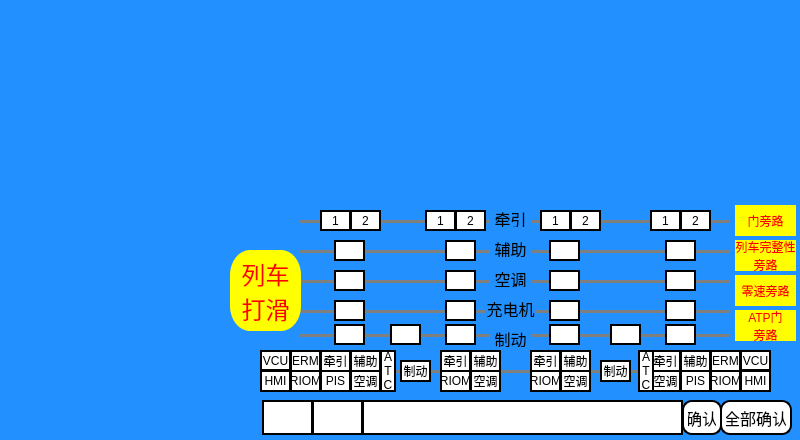
<?xml version="1.0" encoding="UTF-8"?>
<ui version="4.0">
 <class>VehicleRunPage</class>
 <widget class="QWidget" name="VehicleRunPage">
  <property name="geometry">
   <rect>
    <x>0</x>
    <y>0</y>
    <width>800</width>
    <height>440</height>
   </rect>
  </property>
  <property name="windowTitle">
   <string>Form</string>
  </property>
  <property name="styleSheet">
   <string notr="true">background-color: rgb(34, 145, 255);</string>
  </property>
  <widget class="QLabel" name="VehicleRun_background">
   <property name="geometry">
    <rect>
     <x>0</x>
     <y>0</y>
     <width>800</width>
     <height>440</height>
    </rect>
   </property>
   <property name="text">
    <string/>
   </property>
   <property name="alignment">
    <set>Qt::AlignCenter</set>
   </property>
  </widget>
  <widget class="QLabel" name="VRun_label_totalmil">
   <property name="geometry">
    <rect>
     <x>90</x>
     <y>370</y>
     <width>171</width>
     <height>31</height>
    </rect>
   </property>
   <property name="styleSheet">
    <string notr="true">font: 75 15px;
color: rgb(0, 0, 0);
background-color: rgb(51, 153, 255);
background-color: rgba(255, 255, 255, 0);</string>
   </property>
   <property name="text">
    <string/>
   </property>
  </widget>
  <widget class="QLabel" name="VRun_label_todaymil">
   <property name="geometry">
    <rect>
     <x>90</x>
     <y>400</y>
     <width>171</width>
     <height>31</height>
    </rect>
   </property>
   <property name="styleSheet">
    <string notr="true">font: 75 15px;
color: rgb(0, 0, 0);
background-color: rgb(51, 153, 255);
background-color: rgba(255, 255, 255, 0);</string>
   </property>
   <property name="text">
    <string/>
   </property>
  </widget>
  <widget class="QLabel" name="VRun_label_TCUState1">
   <property name="geometry">
    <rect>
     <x>320</x>
     <y>210</y>
     <width>31</width>
     <height>21</height>
    </rect>
   </property>
   <property name="styleSheet">
    <string notr="true">font: 14px, &quot;微软雅黑&quot;;border-color: rgb(0, 0, 0);border:2px solid;background-color:rgb(255,255,255)</string>
   </property>
   <property name="text">
    <string>1</string>
   </property>
   <property name="alignment">
    <set>Qt::AlignCenter</set>
   </property>
  </widget>
  <widget class="QLabel" name="VRun_label_TCUState2">
   <property name="geometry">
    <rect>
     <x>425</x>
     <y>210</y>
     <width>31</width>
     <height>21</height>
    </rect>
   </property>
   <property name="styleSheet">
    <string notr="true">font: 14px, &quot;微软雅黑&quot;;border-color: rgb(0, 0, 0);border:2px solid;background-color:rgb(255,255,255)</string>
   </property>
   <property name="text">
    <string>1</string>
   </property>
   <property name="alignment">
    <set>Qt::AlignCenter</set>
   </property>
  </widget>
  <widget class="QLabel" name="VRun_label_TCUState3">
   <property name="geometry">
    <rect>
     <x>540</x>
     <y>210</y>
     <width>31</width>
     <height>21</height>
    </rect>
   </property>
   <property name="styleSheet">
    <string notr="true">font: 14px, &quot;微软雅黑&quot;;border-color: rgb(0, 0, 0);border:2px solid;background-color:rgb(255,255,255)</string>
   </property>
   <property name="text">
    <string>1</string>
   </property>
   <property name="alignment">
    <set>Qt::AlignCenter</set>
   </property>
  </widget>
  <widget class="QLabel" name="VRun_label_TCUState4">
   <property name="geometry">
    <rect>
     <x>650</x>
     <y>210</y>
     <width>31</width>
     <height>21</height>
    </rect>
   </property>
   <property name="styleSheet">
    <string notr="true">font: 14px, &quot;微软雅黑&quot;;border-color: rgb(0, 0, 0);border:2px solid;background-color:rgb(255,255,255)</string>
   </property>
   <property name="text">
    <string>1</string>
   </property>
   <property name="alignment">
    <set>Qt::AlignCenter</set>
   </property>
  </widget>
  <widget class="QLabel" name="VRun_label_ACUState1">
   <property name="geometry">
    <rect>
     <x>334</x>
     <y>240</y>
     <width>31</width>
     <height>21</height>
    </rect>
   </property>
   <property name="styleSheet">
    <string notr="true">font: 14px, &quot;微软雅黑&quot;;border-color: rgb(0, 0, 0);border:2px solid;background-color:rgb(255,255,255)</string>
   </property>
   <property name="text">
    <string/>
   </property>
   <property name="alignment">
    <set>Qt::AlignCenter</set>
   </property>
  </widget>
  <widget class="QLabel" name="VRun_label_ACUState2">
   <property name="geometry">
    <rect>
     <x>445</x>
     <y>240</y>
     <width>31</width>
     <height>21</height>
    </rect>
   </property>
   <property name="styleSheet">
    <string notr="true">font: 14px, &quot;微软雅黑&quot;;border-color: rgb(0, 0, 0);border:2px solid;background-color:rgb(255,255,255)</string>
   </property>
   <property name="text">
    <string/>
   </property>
   <property name="alignment">
    <set>Qt::AlignCenter</set>
   </property>
  </widget>
  <widget class="QLabel" name="VRun_label_ACUState3">
   <property name="geometry">
    <rect>
     <x>549</x>
     <y>240</y>
     <width>31</width>
     <height>21</height>
    </rect>
   </property>
   <property name="styleSheet">
    <string notr="true">font: 14px, &quot;微软雅黑&quot;;border-color: rgb(0, 0, 0);border:2px solid;background-color:rgb(255,255,255)</string>
   </property>
   <property name="text">
    <string/>
   </property>
   <property name="alignment">
    <set>Qt::AlignCenter</set>
   </property>
  </widget>
  <widget class="QLabel" name="VRun_label_ACUState4">
   <property name="geometry">
    <rect>
     <x>665</x>
     <y>240</y>
     <width>31</width>
     <height>21</height>
    </rect>
   </property>
   <property name="styleSheet">
    <string notr="true">font: 14px, &quot;微软雅黑&quot;;border-color: rgb(0, 0, 0);border:2px solid;background-color:rgb(255,255,255)</string>
   </property>
   <property name="text">
    <string/>
   </property>
   <property name="alignment">
    <set>Qt::AlignCenter</set>
   </property>
  </widget>
  <widget class="QLabel" name="VRun_label_HVACState3">
   <property name="geometry">
    <rect>
     <x>549</x>
     <y>270</y>
     <width>31</width>
     <height>21</height>
    </rect>
   </property>
   <property name="styleSheet">
    <string notr="true">font: 13px, &quot;微软雅黑&quot;;border-color: rgb(0, 0, 0);border:2px solid;background-color:rgb(255,255,255)</string>
   </property>
   <property name="text">
    <string/>
   </property>
   <property name="alignment">
    <set>Qt::AlignCenter</set>
   </property>
  </widget>
  <widget class="QLabel" name="VRun_label_HVACState2">
   <property name="geometry">
    <rect>
     <x>445</x>
     <y>270</y>
     <width>31</width>
     <height>21</height>
    </rect>
   </property>
   <property name="styleSheet">
    <string notr="true">font: 13px, &quot;微软雅黑&quot;;border-color: rgb(0, 0, 0);border:2px solid;background-color:rgb(255,255,255)</string>
   </property>
   <property name="text">
    <string/>
   </property>
   <property name="alignment">
    <set>Qt::AlignCenter</set>
   </property>
  </widget>
  <widget class="QLabel" name="VRun_label_HVACState1">
   <property name="geometry">
    <rect>
     <x>334</x>
     <y>270</y>
     <width>31</width>
     <height>21</height>
    </rect>
   </property>
   <property name="styleSheet">
    <string notr="true">font: 13px, &quot;微软雅黑&quot;;border-color: rgb(0, 0, 0);border:2px solid;background-color:rgb(255,255,255)</string>
   </property>
   <property name="text">
    <string/>
   </property>
   <property name="alignment">
    <set>Qt::AlignCenter</set>
   </property>
  </widget>
  <widget class="QLabel" name="VRun_label_HVACState4">
   <property name="geometry">
    <rect>
     <x>665</x>
     <y>270</y>
     <width>31</width>
     <height>21</height>
    </rect>
   </property>
   <property name="styleSheet">
    <string notr="true">font: 13px, &quot;微软雅黑&quot;;border-color: rgb(0, 0, 0);border:2px solid;background-color:rgb(255,255,255)</string>
   </property>
   <property name="text">
    <string/>
   </property>
   <property name="alignment">
    <set>Qt::AlignCenter</set>
   </property>
  </widget>
  <widget class="QLabel" name="VRun_label_BCUState2">
   <property name="geometry">
    <rect>
     <x>390</x>
     <y>324</y>
     <width>31</width>
     <height>21</height>
    </rect>
   </property>
   <property name="styleSheet">
    <string notr="true">font: 14px, &quot;微软雅黑&quot;;border-color: rgb(0, 0, 0);border:2px solid;background-color:rgb(255,255,255)</string>
   </property>
   <property name="text">
    <string/>
   </property>
   <property name="alignment">
    <set>Qt::AlignCenter</set>
   </property>
  </widget>
  <widget class="QLabel" name="VRun_label_BCUState5">
   <property name="geometry">
    <rect>
     <x>610</x>
     <y>324</y>
     <width>31</width>
     <height>21</height>
    </rect>
   </property>
   <property name="styleSheet">
    <string notr="true">font: 14px, &quot;微软雅黑&quot;;border-color: rgb(0, 0, 0);border:2px solid;background-color:rgb(255,255,255)</string>
   </property>
   <property name="text">
    <string/>
   </property>
   <property name="alignment">
    <set>Qt::AlignCenter</set>
   </property>
  </widget>
  <widget class="QLabel" name="label">
   <property name="geometry">
    <rect>
     <x>300</x>
     <y>220</y>
     <width>430</width>
     <height>3</height>
    </rect>
   </property>
   <property name="styleSheet">
    <string notr="true">background-color: rgb(127, 127, 127);</string>
   </property>
   <property name="text">
    <string/>
   </property>
  </widget>
  <widget class="QLabel" name="label_2">
   <property name="geometry">
    <rect>
     <x>300</x>
     <y>250</y>
     <width>430</width>
     <height>3</height>
    </rect>
   </property>
   <property name="styleSheet">
    <string notr="true">background-color: rgb(127, 127, 127);</string>
   </property>
   <property name="text">
    <string/>
   </property>
  </widget>
  <widget class="QLabel" name="label_4">
   <property name="geometry">
    <rect>
     <x>300</x>
     <y>280</y>
     <width>430</width>
     <height>3</height>
    </rect>
   </property>
   <property name="styleSheet">
    <string notr="true">background-color: rgb(127, 127, 127);</string>
   </property>
   <property name="text">
    <string/>
   </property>
  </widget>
  <widget class="QLabel" name="label_5">
   <property name="geometry">
    <rect>
     <x>300</x>
     <y>334</y>
     <width>430</width>
     <height>3</height>
    </rect>
   </property>
   <property name="styleSheet">
    <string notr="true">background-color: rgb(127, 127, 127);</string>
   </property>
   <property name="text">
    <string/>
   </property>
  </widget>
  <widget class="QLabel" name="label_6">
   <property name="geometry">
    <rect>
     <x>300</x>
     <y>370</y>
     <width>430</width>
     <height>3</height>
    </rect>
   </property>
   <property name="styleSheet">
    <string notr="true">background-color: rgb(127, 127, 127);</string>
   </property>
   <property name="text">
    <string/>
   </property>
  </widget>
  <widget class="QLabel" name="VRun_label_MC1ERM">
   <property name="geometry">
    <rect>
     <x>290</x>
     <y>350</y>
     <width>31</width>
     <height>22</height>
    </rect>
   </property>
   <property name="styleSheet">
    <string notr="true">font: 12px, &quot;微软雅黑&quot;;border-color: rgb(0, 0, 0);border:2px solid;background-color:rgb(255,255,255)</string>
   </property>
   <property name="text">
    <string>ERM</string>
   </property>
   <property name="alignment">
    <set>Qt::AlignCenter</set>
   </property>
  </widget>
  <widget class="QLabel" name="VRun_label_MC1S3">
   <property name="geometry">
    <rect>
     <x>290</x>
     <y>370</y>
     <width>31</width>
     <height>22</height>
    </rect>
   </property>
   <property name="styleSheet">
    <string notr="true">font:8px, &quot;微软雅黑&quot;;border-color: rgb(0, 0, 0);border:2px solid;background-color:rgb(255,255,255)</string>
   </property>
   <property name="text">
    <string>RIOM</string>
   </property>
   <property name="alignment">
    <set>Qt::AlignCenter</set>
   </property>
  </widget>
  <widget class="QLabel" name="VRun_label_MC1S4">
   <property name="geometry">
    <rect>
     <x>350</x>
     <y>370</y>
     <width>31</width>
     <height>22</height>
    </rect>
   </property>
   <property name="styleSheet">
    <string notr="true">font: 12px, &quot;微软雅黑&quot;;border-color: rgb(0, 0, 0);border:2px solid;background-color:rgb(255,255,255)</string>
   </property>
   <property name="text">
    <string>空调</string>
   </property>
   <property name="alignment">
    <set>Qt::AlignCenter</set>
   </property>
  </widget>
  <widget class="QLabel" name="VRun_label_MC1HMI">
   <property name="geometry">
    <rect>
     <x>260</x>
     <y>370</y>
     <width>31</width>
     <height>22</height>
    </rect>
   </property>
   <property name="styleSheet">
    <string notr="true">font: 12px, &quot;微软雅黑&quot;;border-color: rgb(0, 0, 0);border:2px solid;background-color:rgb(255,255,255)</string>
   </property>
   <property name="text">
    <string>HMI</string>
   </property>
   <property name="alignment">
    <set>Qt::AlignCenter</set>
   </property>
  </widget>
  <widget class="QLabel" name="VRun_label_M1S2">
   <property name="geometry">
    <rect>
     <x>470</x>
     <y>350</y>
     <width>31</width>
     <height>22</height>
    </rect>
   </property>
   <property name="styleSheet">
    <string notr="true">font: 12px, &quot;微软雅黑&quot;;border-color: rgb(0, 0, 0);border:2px solid;background-color:rgb(255,255,255)</string>
   </property>
   <property name="text">
    <string>辅助</string>
   </property>
   <property name="alignment">
    <set>Qt::AlignCenter</set>
   </property>
  </widget>
  <widget class="QLabel" name="VRun_label_M1S4">
   <property name="geometry">
    <rect>
     <x>470</x>
     <y>370</y>
     <width>31</width>
     <height>22</height>
    </rect>
   </property>
   <property name="styleSheet">
    <string notr="true">font: 12px, &quot;微软雅黑&quot;;border-color: rgb(0, 0, 0);border:2px solid;background-color:rgb(255,255,255)</string>
   </property>
   <property name="text">
    <string>空调</string>
   </property>
   <property name="alignment">
    <set>Qt::AlignCenter</set>
   </property>
  </widget>
  <widget class="QLabel" name="VRun_label_M1S3">
   <property name="geometry">
    <rect>
     <x>440</x>
     <y>370</y>
     <width>31</width>
     <height>22</height>
    </rect>
   </property>
   <property name="styleSheet">
    <string notr="true">font: 8px, &quot;微软雅黑&quot;;border-color: rgb(0, 0, 0);border:2px solid;background-color:rgb(255,255,255)</string>
   </property>
   <property name="text">
    <string>RIOM</string>
   </property>
   <property name="alignment">
    <set>Qt::AlignCenter</set>
   </property>
  </widget>
  <widget class="QLabel" name="VRun_label_M1S1">
   <property name="geometry">
    <rect>
     <x>440</x>
     <y>350</y>
     <width>31</width>
     <height>22</height>
    </rect>
   </property>
   <property name="styleSheet">
    <string notr="true">font: 12px, &quot;微软雅黑&quot;;border-color: rgb(0, 0, 0);border:2px solid;background-color:rgb(255,255,255)</string>
   </property>
   <property name="text">
    <string>牵引</string>
   </property>
   <property name="alignment">
    <set>Qt::AlignCenter</set>
   </property>
  </widget>
  <widget class="QLabel" name="VRun_label_M2S2">
   <property name="geometry">
    <rect>
     <x>560</x>
     <y>350</y>
     <width>31</width>
     <height>22</height>
    </rect>
   </property>
   <property name="styleSheet">
    <string notr="true">font: 12px, &quot;微软雅黑&quot;;border-color: rgb(0, 0, 0);border:2px solid;background-color:rgb(255,255,255)</string>
   </property>
   <property name="text">
    <string>辅助</string>
   </property>
   <property name="alignment">
    <set>Qt::AlignCenter</set>
   </property>
  </widget>
  <widget class="QLabel" name="VRun_label_M2S4">
   <property name="geometry">
    <rect>
     <x>560</x>
     <y>370</y>
     <width>31</width>
     <height>22</height>
    </rect>
   </property>
   <property name="styleSheet">
    <string notr="true">font: 12px, &quot;微软雅黑&quot;;border-color: rgb(0, 0, 0);border:2px solid;background-color:rgb(255,255,255)</string>
   </property>
   <property name="text">
    <string>空调</string>
   </property>
   <property name="alignment">
    <set>Qt::AlignCenter</set>
   </property>
  </widget>
  <widget class="QLabel" name="VRun_label_M2S3">
   <property name="geometry">
    <rect>
     <x>530</x>
     <y>370</y>
     <width>31</width>
     <height>22</height>
    </rect>
   </property>
   <property name="styleSheet">
    <string notr="true">font: 8px, &quot;微软雅黑&quot;;border-color: rgb(0, 0, 0);border:2px solid;background-color:rgb(255,255,255)</string>
   </property>
   <property name="text">
    <string>RIOM</string>
   </property>
   <property name="alignment">
    <set>Qt::AlignCenter</set>
   </property>
  </widget>
  <widget class="QLabel" name="VRun_label_M2S1">
   <property name="geometry">
    <rect>
     <x>530</x>
     <y>350</y>
     <width>31</width>
     <height>22</height>
    </rect>
   </property>
   <property name="styleSheet">
    <string notr="true">font: 12px, &quot;微软雅黑&quot;;border-color: rgb(0, 0, 0);border:2px solid;background-color:rgb(255,255,255)</string>
   </property>
   <property name="text">
    <string>牵引</string>
   </property>
   <property name="alignment">
    <set>Qt::AlignCenter</set>
   </property>
  </widget>
  <widget class="QLabel" name="VRun_label_MC2HMI">
   <property name="geometry">
    <rect>
     <x>740</x>
     <y>370</y>
     <width>31</width>
     <height>22</height>
    </rect>
   </property>
   <property name="styleSheet">
    <string notr="true">font: 12px, &quot;微软雅黑&quot;;border-color: rgb(0, 0, 0);border:2px solid;background-color:rgb(255,255,255)</string>
   </property>
   <property name="text">
    <string>HMI</string>
   </property>
   <property name="alignment">
    <set>Qt::AlignCenter</set>
   </property>
  </widget>
  <widget class="QLabel" name="VRun_label_MC2S4">
   <property name="geometry">
    <rect>
     <x>650</x>
     <y>370</y>
     <width>31</width>
     <height>22</height>
    </rect>
   </property>
   <property name="styleSheet">
    <string notr="true">font: 12px, &quot;微软雅黑&quot;;border-color: rgb(0, 0, 0);border:2px solid;background-color:rgb(255,255,255)</string>
   </property>
   <property name="text">
    <string>空调</string>
   </property>
   <property name="alignment">
    <set>Qt::AlignCenter</set>
   </property>
  </widget>
  <widget class="QLabel" name="VRun_label_MC2S3">
   <property name="geometry">
    <rect>
     <x>710</x>
     <y>370</y>
     <width>31</width>
     <height>22</height>
    </rect>
   </property>
   <property name="styleSheet">
    <string notr="true">font: 8px, &quot;微软雅黑&quot;;border-color: rgb(0, 0, 0);border:2px solid;background-color:rgb(255,255,255)</string>
   </property>
   <property name="text">
    <string>RIOM</string>
   </property>
   <property name="alignment">
    <set>Qt::AlignCenter</set>
   </property>
  </widget>
  <widget class="QLabel" name="VRun_label_MC2ERM">
   <property name="geometry">
    <rect>
     <x>710</x>
     <y>350</y>
     <width>31</width>
     <height>22</height>
    </rect>
   </property>
   <property name="styleSheet">
    <string notr="true">font: 12px, &quot;微软雅黑&quot;;border-color: rgb(0, 0, 0);border:2px solid;background-color:rgb(255,255,255)</string>
   </property>
   <property name="text">
    <string>ERM</string>
   </property>
   <property name="alignment">
    <set>Qt::AlignCenter</set>
   </property>
  </widget>
  <widget class="QLabel" name="VRun_label_MC1VCU">
   <property name="geometry">
    <rect>
     <x>260</x>
     <y>350</y>
     <width>31</width>
     <height>21</height>
    </rect>
   </property>
   <property name="styleSheet">
    <string notr="true">font: 12px, &quot;微软雅黑&quot;;border-color: rgb(0, 0, 0);border:2px solid;background-color:rgb(255,255,255)</string>
   </property>
   <property name="text">
    <string>VCU</string>
   </property>
   <property name="alignment">
    <set>Qt::AlignCenter</set>
   </property>
  </widget>
  <widget class="QLabel" name="VRun_label_MC2VCU">
   <property name="geometry">
    <rect>
     <x>740</x>
     <y>350</y>
     <width>31</width>
     <height>21</height>
    </rect>
   </property>
   <property name="styleSheet">
    <string notr="true">font: 12px, &quot;微软雅黑&quot;;border-color: rgb(0, 0, 0);border:2px solid;background-color:rgb(255,255,255)</string>
   </property>
   <property name="text">
    <string>VCU</string>
   </property>
   <property name="alignment">
    <set>Qt::AlignCenter</set>
   </property>
  </widget>
  <widget class="QLabel" name="VehicleRun_forward">
   <property name="geometry">
    <rect>
     <x>300</x>
     <y>180</y>
     <width>71</width>
     <height>21</height>
    </rect>
   </property>
   <property name="styleSheet">
    <string notr="true">border-image: url(:/new/prefix1/images/Arrow_Left.PNG);</string>
   </property>
   <property name="text">
    <string/>
   </property>
  </widget>
  <widget class="QLabel" name="VehicleRun_backward">
   <property name="geometry">
    <rect>
     <x>650</x>
     <y>180</y>
     <width>71</width>
     <height>21</height>
    </rect>
   </property>
   <property name="styleSheet">
    <string notr="true">border-image: url(:/new/prefix1/images/Arrow_Right.PNG);</string>
   </property>
   <property name="text">
    <string/>
   </property>
  </widget>
  <widget class="QLabel" name="VRun_label_RECState2">
   <property name="geometry">
    <rect>
     <x>445</x>
     <y>300</y>
     <width>31</width>
     <height>21</height>
    </rect>
   </property>
   <property name="styleSheet">
    <string notr="true">font: 13px, &quot;微软雅黑&quot;;border-color: rgb(0, 0, 0);border:2px solid;background-color:rgb(255,255,255)</string>
   </property>
   <property name="text">
    <string/>
   </property>
   <property name="alignment">
    <set>Qt::AlignCenter</set>
   </property>
  </widget>
  <widget class="QLabel" name="VRun_label_RECState3">
   <property name="geometry">
    <rect>
     <x>549</x>
     <y>300</y>
     <width>31</width>
     <height>21</height>
    </rect>
   </property>
   <property name="styleSheet">
    <string notr="true">font: 13px, &quot;微软雅黑&quot;;border-color: rgb(0, 0, 0);border:2px solid;background-color:rgb(255,255,255)</string>
   </property>
   <property name="text">
    <string/>
   </property>
   <property name="alignment">
    <set>Qt::AlignCenter</set>
   </property>
  </widget>
  <widget class="QLabel" name="VRun_label_RECState4">
   <property name="geometry">
    <rect>
     <x>665</x>
     <y>300</y>
     <width>31</width>
     <height>21</height>
    </rect>
   </property>
   <property name="styleSheet">
    <string notr="true">font: 13px, &quot;微软雅黑&quot;;border-color: rgb(0, 0, 0);border:2px solid;background-color:rgb(255,255,255)</string>
   </property>
   <property name="text">
    <string/>
   </property>
   <property name="alignment">
    <set>Qt::AlignCenter</set>
   </property>
  </widget>
  <widget class="QLabel" name="VRun_label_RECState1">
   <property name="geometry">
    <rect>
     <x>334</x>
     <y>300</y>
     <width>31</width>
     <height>21</height>
    </rect>
   </property>
   <property name="styleSheet">
    <string notr="true">font: 13px, &quot;微软雅黑&quot;;border-color: rgb(0, 0, 0);border:2px solid;background-color:rgb(255,255,255)</string>
   </property>
   <property name="text">
    <string/>
   </property>
   <property name="alignment">
    <set>Qt::AlignCenter</set>
   </property>
  </widget>
  <widget class="QLabel" name="label_7">
   <property name="geometry">
    <rect>
     <x>300</x>
     <y>310</y>
     <width>430</width>
     <height>3</height>
    </rect>
   </property>
   <property name="styleSheet">
    <string notr="true">background-color: rgb(127, 127, 127);</string>
   </property>
   <property name="text">
    <string/>
   </property>
  </widget>
  <widget class="QLabel" name="label_8">
   <property name="geometry">
    <rect>
     <x>490</x>
     <y>210</y>
     <width>41</width>
     <height>17</height>
    </rect>
   </property>
   <property name="styleSheet">
    <string notr="true">font:  16px;</string>
   </property>
   <property name="text">
    <string>牵引</string>
   </property>
   <property name="alignment">
    <set>Qt::AlignCenter</set>
   </property>
  </widget>
  <widget class="QLabel" name="label_9">
   <property name="geometry">
    <rect>
     <x>490</x>
     <y>240</y>
     <width>41</width>
     <height>17</height>
    </rect>
   </property>
   <property name="styleSheet">
    <string notr="true">font:  16px;</string>
   </property>
   <property name="text">
    <string>辅助</string>
   </property>
   <property name="alignment">
    <set>Qt::AlignCenter</set>
   </property>
  </widget>
  <widget class="QLabel" name="label_10">
   <property name="geometry">
    <rect>
     <x>490</x>
     <y>270</y>
     <width>41</width>
     <height>17</height>
    </rect>
   </property>
   <property name="styleSheet">
    <string notr="true">font:  16px;</string>
   </property>
   <property name="text">
    <string>空调</string>
   </property>
   <property name="alignment">
    <set>Qt::AlignCenter</set>
   </property>
  </widget>
  <widget class="QLabel" name="label_11">
   <property name="geometry">
    <rect>
     <x>485</x>
     <y>300</y>
     <width>51</width>
     <height>17</height>
    </rect>
   </property>
   <property name="styleSheet">
    <string notr="true">font:  16px;</string>
   </property>
   <property name="text">
    <string>充电机</string>
   </property>
   <property name="alignment">
    <set>Qt::AlignCenter</set>
   </property>
  </widget>
  <widget class="QLabel" name="label_12">
   <property name="geometry">
    <rect>
     <x>490</x>
     <y>330</y>
     <width>41</width>
     <height>17</height>
    </rect>
   </property>
   <property name="styleSheet">
    <string notr="true">font:  16px;</string>
   </property>
   <property name="text">
    <string>制动</string>
   </property>
   <property name="alignment">
    <set>Qt::AlignCenter</set>
   </property>
  </widget>
  <widget class="QLabel" name="VRun_label_MC1S1">
   <property name="geometry">
    <rect>
     <x>320</x>
     <y>350</y>
     <width>31</width>
     <height>22</height>
    </rect>
   </property>
   <property name="styleSheet">
    <string notr="true">font:12px, &quot;微软雅黑&quot;;border-color: rgb(0, 0, 0);border:2px solid;background-color:rgb(255,255,255)</string>
   </property>
   <property name="text">
    <string>牵引</string>
   </property>
   <property name="alignment">
    <set>Qt::AlignCenter</set>
   </property>
  </widget>
  <widget class="QLabel" name="VRun_label_MC1S2">
   <property name="geometry">
    <rect>
     <x>350</x>
     <y>350</y>
     <width>31</width>
     <height>22</height>
    </rect>
   </property>
   <property name="styleSheet">
    <string notr="true">font: 12px, &quot;微软雅黑&quot;;border-color: rgb(0, 0, 0);border:2px solid;background-color:rgb(255,255,255)</string>
   </property>
   <property name="text">
    <string>辅助</string>
   </property>
   <property name="alignment">
    <set>Qt::AlignCenter</set>
   </property>
  </widget>
  <widget class="QLabel" name="VRun_label_MC2S2">
   <property name="geometry">
    <rect>
     <x>680</x>
     <y>350</y>
     <width>31</width>
     <height>22</height>
    </rect>
   </property>
   <property name="styleSheet">
    <string notr="true">font: 12px, &quot;微软雅黑&quot;;border-color: rgb(0, 0, 0);border:2px solid;background-color:rgb(255,255,255)</string>
   </property>
   <property name="text">
    <string>辅助</string>
   </property>
   <property name="alignment">
    <set>Qt::AlignCenter</set>
   </property>
  </widget>
  <widget class="QLabel" name="VRun_label_MC2S1">
   <property name="geometry">
    <rect>
     <x>650</x>
     <y>350</y>
     <width>31</width>
     <height>22</height>
    </rect>
   </property>
   <property name="styleSheet">
    <string notr="true">font:12px, &quot;微软雅黑&quot;;border-color: rgb(0, 0, 0);border:2px solid;background-color:rgb(255,255,255)</string>
   </property>
   <property name="text">
    <string>牵引</string>
   </property>
   <property name="alignment">
    <set>Qt::AlignCenter</set>
   </property>
  </widget>
  <widget class="QLabel" name="VRun_label_TP1S1">
   <property name="geometry">
    <rect>
     <x>400</x>
     <y>360</y>
     <width>31</width>
     <height>22</height>
    </rect>
   </property>
   <property name="styleSheet">
    <string notr="true">font: 12px, &quot;微软雅黑&quot;;border-color: rgb(0, 0, 0);border:2px solid;background-color:rgb(255,255,255)</string>
   </property>
   <property name="text">
    <string>制动</string>
   </property>
   <property name="alignment">
    <set>Qt::AlignCenter</set>
   </property>
  </widget>
  <widget class="QLabel" name="VRun_label_TP2S1">
   <property name="geometry">
    <rect>
     <x>600</x>
     <y>360</y>
     <width>31</width>
     <height>22</height>
    </rect>
   </property>
   <property name="styleSheet">
    <string notr="true">font: 12px, &quot;微软雅黑&quot;;border-color: rgb(0, 0, 0);border:2px solid;background-color:rgb(255,255,255)</string>
   </property>
   <property name="text">
    <string>制动</string>
   </property>
   <property name="alignment">
    <set>Qt::AlignCenter</set>
   </property>
  </widget>
  <widget class="QLabel" name="VRun_label_TCUState1_2">
   <property name="geometry">
    <rect>
     <x>350</x>
     <y>210</y>
     <width>31</width>
     <height>21</height>
    </rect>
   </property>
   <property name="styleSheet">
    <string notr="true">font: 14px, &quot;微软雅黑&quot;;border-color: rgb(0, 0, 0);border:2px solid;background-color:rgb(255,255,255)</string>
   </property>
   <property name="text">
    <string>2</string>
   </property>
   <property name="alignment">
    <set>Qt::AlignCenter</set>
   </property>
  </widget>
  <widget class="QLabel" name="VRun_label_TCUState2_2">
   <property name="geometry">
    <rect>
     <x>455</x>
     <y>210</y>
     <width>31</width>
     <height>21</height>
    </rect>
   </property>
   <property name="styleSheet">
    <string notr="true">font: 14px, &quot;微软雅黑&quot;;border-color: rgb(0, 0, 0);border:2px solid;background-color:rgb(255,255,255)</string>
   </property>
   <property name="text">
    <string>2</string>
   </property>
   <property name="alignment">
    <set>Qt::AlignCenter</set>
   </property>
  </widget>
  <widget class="QLabel" name="VRun_label_TCUState3_2">
   <property name="geometry">
    <rect>
     <x>570</x>
     <y>210</y>
     <width>31</width>
     <height>21</height>
    </rect>
   </property>
   <property name="styleSheet">
    <string notr="true">font: 14px, &quot;微软雅黑&quot;;border-color: rgb(0, 0, 0);border:2px solid;background-color:rgb(255,255,255)</string>
   </property>
   <property name="text">
    <string>2</string>
   </property>
   <property name="alignment">
    <set>Qt::AlignCenter</set>
   </property>
  </widget>
  <widget class="QLabel" name="VRun_label_TCUState4_2">
   <property name="geometry">
    <rect>
     <x>680</x>
     <y>210</y>
     <width>31</width>
     <height>21</height>
    </rect>
   </property>
   <property name="styleSheet">
    <string notr="true">font: 14px, &quot;微软雅黑&quot;;border-color: rgb(0, 0, 0);border:2px solid;background-color:rgb(255,255,255)</string>
   </property>
   <property name="text">
    <string>2</string>
   </property>
   <property name="alignment">
    <set>Qt::AlignCenter</set>
   </property>
  </widget>
  <widget class="QLabel" name="VRun_label_MC1PIS">
   <property name="geometry">
    <rect>
     <x>320</x>
     <y>370</y>
     <width>31</width>
     <height>22</height>
    </rect>
   </property>
   <property name="styleSheet">
    <string notr="true">font:12px, &quot;微软雅黑&quot;;border-color: rgb(0, 0, 0);border:2px solid;background-color:rgb(255,255,255)</string>
   </property>
   <property name="text">
    <string>PIS</string>
   </property>
   <property name="alignment">
    <set>Qt::AlignCenter</set>
   </property>
  </widget>
  <widget class="QLabel" name="VRun_label_MC2PIS">
   <property name="geometry">
    <rect>
     <x>680</x>
     <y>370</y>
     <width>31</width>
     <height>22</height>
    </rect>
   </property>
   <property name="styleSheet">
    <string notr="true">font:12px, &quot;微软雅黑&quot;;border-color: rgb(0, 0, 0);border:2px solid;background-color:rgb(255,255,255)</string>
   </property>
   <property name="text">
    <string>PIS</string>
   </property>
   <property name="alignment">
    <set>Qt::AlignCenter</set>
   </property>
  </widget>
  <widget class="QLabel" name="VRun_label_BCUState1">
   <property name="geometry">
    <rect>
     <x>334</x>
     <y>324</y>
     <width>31</width>
     <height>21</height>
    </rect>
   </property>
   <property name="styleSheet">
    <string notr="true">font: 14px, &quot;微软雅黑&quot;;border-color: rgb(0, 0, 0);border:2px solid;background-color:rgb(255,255,255)</string>
   </property>
   <property name="text">
    <string/>
   </property>
   <property name="alignment">
    <set>Qt::AlignCenter</set>
   </property>
  </widget>
  <widget class="QLabel" name="VRun_label_BCUState3">
   <property name="geometry">
    <rect>
     <x>445</x>
     <y>324</y>
     <width>31</width>
     <height>21</height>
    </rect>
   </property>
   <property name="styleSheet">
    <string notr="true">font: 14px, &quot;微软雅黑&quot;;border-color: rgb(0, 0, 0);border:2px solid;background-color:rgb(255,255,255)</string>
   </property>
   <property name="text">
    <string/>
   </property>
   <property name="alignment">
    <set>Qt::AlignCenter</set>
   </property>
  </widget>
  <widget class="QLabel" name="VRun_label_BCUState4">
   <property name="geometry">
    <rect>
     <x>549</x>
     <y>324</y>
     <width>31</width>
     <height>21</height>
    </rect>
   </property>
   <property name="styleSheet">
    <string notr="true">font: 14px, &quot;微软雅黑&quot;;border-color: rgb(0, 0, 0);border:2px solid;background-color:rgb(255,255,255)</string>
   </property>
   <property name="text">
    <string/>
   </property>
   <property name="alignment">
    <set>Qt::AlignCenter</set>
   </property>
  </widget>
  <widget class="QLabel" name="VRun_label_BCUState6">
   <property name="geometry">
    <rect>
     <x>665</x>
     <y>324</y>
     <width>31</width>
     <height>21</height>
    </rect>
   </property>
   <property name="styleSheet">
    <string notr="true">font: 14px, &quot;微软雅黑&quot;;border-color: rgb(0, 0, 0);border:2px solid;background-color:rgb(255,255,255)</string>
   </property>
   <property name="text">
    <string/>
   </property>
   <property name="alignment">
    <set>Qt::AlignCenter</set>
   </property>
  </widget>
  <widget class="QLabel" name="VRun_label_faultpos">
   <property name="geometry">
    <rect>
     <x>262</x>
     <y>400</y>
     <width>51</width>
     <height>35</height>
    </rect>
   </property>
   <property name="styleSheet">
    <string notr="true">font: 75 14px;
color: rgb(0, 0, 0);
background-color:white;
border:2px solid black
</string>
   </property>
   <property name="text">
    <string/>
   </property>
  </widget>
  <widget class="QLabel" name="VRun_label_faultdevice">
   <property name="geometry">
    <rect>
     <x>312</x>
     <y>400</y>
     <width>51</width>
     <height>35</height>
    </rect>
   </property>
   <property name="styleSheet">
    <string notr="true">font: 75 14px;
color: rgb(0, 0, 0);
background-color:white;
border:2px solid black
</string>
   </property>
   <property name="text">
    <string/>
   </property>
  </widget>
  <widget class="QLabel" name="VRun_label_faultname">
   <property name="geometry">
    <rect>
     <x>362</x>
     <y>400</y>
     <width>321</width>
     <height>35</height>
    </rect>
   </property>
   <property name="styleSheet">
    <string notr="true">font: 75 14px;
color: rgb(0, 0, 0);
background-color:white;
border:2px solid black
</string>
   </property>
   <property name="text">
    <string/>
   </property>
  </widget>
  <widget class="QPushButton" name="VRun_btn_confirm">
   <property name="geometry">
    <rect>
     <x>682</x>
     <y>400</y>
     <width>40</width>
     <height>35</height>
    </rect>
   </property>
   <property name="focusPolicy">
    <enum>Qt::NoFocus</enum>
   </property>
   <property name="styleSheet">
    <string notr="true">font: 75  16px ;
color: rgb(0, 0, 0);
background-color:white;
border:2px solid black;
border-radius:10px;
padding:2px 4px;</string>
   </property>
   <property name="text">
    <string>确认</string>
   </property>
  </widget>
  <widget class="QPushButton" name="VRun_btn_confirmall">
   <property name="geometry">
    <rect>
     <x>720</x>
     <y>400</y>
     <width>72</width>
     <height>35</height>
    </rect>
   </property>
   <property name="focusPolicy">
    <enum>Qt::NoFocus</enum>
   </property>
   <property name="styleSheet">
    <string notr="true">font: 75  16px ;
color: rgb(0, 0, 0);
background-color: white;
border:2px solid black;
border-radius:10px;
padding:2px 4px;</string>
   </property>
   <property name="text">
    <string>全部确认</string>
   </property>
  </widget>
  <widget class="QLabel" name="VRun_label_flip">
   <property name="geometry">
    <rect>
     <x>230</x>
     <y>250</y>
     <width>71</width>
     <height>81</height>
    </rect>
   </property>
   <property name="styleSheet">
    <string notr="true">font: 75 24px;
color: rgb(255, 0, 0);
background-color:yellow;
border-radius:20px solid black
</string>
   </property>
   <property name="text">
    <string>列车
打滑</string>
   </property>
   <property name="alignment">
    <set>Qt::AlignCenter</set>
   </property>
  </widget>
  <widget class="QLabel" name="VRun_label_ATC1">
   <property name="geometry">
    <rect>
     <x>380</x>
     <y>350</y>
     <width>16</width>
     <height>42</height>
    </rect>
   </property>
   <property name="styleSheet">
    <string notr="true">font: 10px, &quot;微软雅黑&quot;;border-color: rgb(0, 0, 0);border:2px solid;background-color:rgb(255,255,255)</string>
   </property>
   <property name="text">
    <string>A
T
C</string>
   </property>
   <property name="alignment">
    <set>Qt::AlignCenter</set>
   </property>
  </widget>
  <widget class="QLabel" name="VRun_label_ATC2">
   <property name="geometry">
    <rect>
     <x>638</x>
     <y>350</y>
     <width>16</width>
     <height>42</height>
    </rect>
   </property>
   <property name="styleSheet">
    <string notr="true">font: 10px, &quot;微软雅黑&quot;;border-color: rgb(0, 0, 0);border:2px solid;background-color:rgb(255,255,255)</string>
   </property>
   <property name="text">
    <string>A
T
C</string>
   </property>
   <property name="alignment">
    <set>Qt::AlignCenter</set>
   </property>
  </widget>
  <widget class="QLabel" name="VRun_label_bypassALL">
   <property name="geometry">
    <rect>
     <x>735</x>
     <y>240</y>
     <width>61</width>
     <height>31</height>
    </rect>
   </property>
   <property name="styleSheet">
    <string notr="true">font: 12px, &quot;微软雅黑&quot;;
color: rgb(255, 0, 0);
background-color:yellow;
border-radius:10px solid black</string>
   </property>
   <property name="text">
    <string>列车完整性
旁路</string>
   </property>
   <property name="alignment">
    <set>Qt::AlignCenter</set>
   </property>
  </widget>
  <widget class="QLabel" name="VRun_label_bypass0speed">
   <property name="geometry">
    <rect>
     <x>735</x>
     <y>275</y>
     <width>61</width>
     <height>31</height>
    </rect>
   </property>
   <property name="styleSheet">
    <string notr="true">font: 12px, &quot;微软雅黑&quot;;
color: rgb(255, 0, 0);
background-color:yellow;
border-radius:10px solid black</string>
   </property>
   <property name="text">
    <string>零速旁路</string>
   </property>
   <property name="alignment">
    <set>Qt::AlignCenter</set>
   </property>
  </widget>
  <widget class="QLabel" name="VRun_label_bypassATCEDCU">
   <property name="geometry">
    <rect>
     <x>735</x>
     <y>310</y>
     <width>61</width>
     <height>31</height>
    </rect>
   </property>
   <property name="styleSheet">
    <string notr="true">font: 12px, &quot;微软雅黑&quot;;
color: rgb(255, 0, 0);
background-color:yellow;
border-radius:10px solid black</string>
   </property>
   <property name="text">
    <string>ATP门
旁路</string>
   </property>
   <property name="alignment">
    <set>Qt::AlignCenter</set>
   </property>
  </widget>
  <widget class="QLabel" name="VRun_label_bypassEDCU">
   <property name="geometry">
    <rect>
     <x>735</x>
     <y>205</y>
     <width>61</width>
     <height>31</height>
    </rect>
   </property>
   <property name="styleSheet">
    <string notr="true">font: 12px, &quot;微软雅黑&quot;;
color: rgb(255, 0, 0);
background-color:yellow;
border-radius:10px solid black</string>
   </property>
   <property name="text">
    <string>门旁路</string>
   </property>
   <property name="alignment">
    <set>Qt::AlignCenter</set>
   </property>
  </widget>
  <zorder>VehicleRun_background</zorder>
  <zorder>label_5</zorder>
  <zorder>label_4</zorder>
  <zorder>label</zorder>
  <zorder>label_6</zorder>
  <zorder>label_2</zorder>
  <zorder>label_7</zorder>
  <zorder>VRun_label_totalmil</zorder>
  <zorder>VRun_label_todaymil</zorder>
  <zorder>VRun_label_TCUState1</zorder>
  <zorder>VRun_label_TCUState2</zorder>
  <zorder>VRun_label_TCUState3</zorder>
  <zorder>VRun_label_TCUState4</zorder>
  <zorder>VRun_label_ACUState1</zorder>
  <zorder>VRun_label_ACUState2</zorder>
  <zorder>VRun_label_ACUState3</zorder>
  <zorder>VRun_label_ACUState4</zorder>
  <zorder>VRun_label_HVACState3</zorder>
  <zorder>VRun_label_HVACState2</zorder>
  <zorder>VRun_label_HVACState1</zorder>
  <zorder>VRun_label_HVACState4</zorder>
  <zorder>VRun_label_BCUState2</zorder>
  <zorder>VRun_label_BCUState5</zorder>
  <zorder>VRun_label_MC1ERM</zorder>
  <zorder>VRun_label_MC1S3</zorder>
  <zorder>VRun_label_MC1S4</zorder>
  <zorder>VRun_label_MC1HMI</zorder>
  <zorder>VRun_label_M1S2</zorder>
  <zorder>VRun_label_M1S4</zorder>
  <zorder>VRun_label_M1S3</zorder>
  <zorder>VRun_label_M1S1</zorder>
  <zorder>VRun_label_M2S2</zorder>
  <zorder>VRun_label_M2S4</zorder>
  <zorder>VRun_label_M2S3</zorder>
  <zorder>VRun_label_M2S1</zorder>
  <zorder>VRun_label_MC2HMI</zorder>
  <zorder>VRun_label_MC2S4</zorder>
  <zorder>VRun_label_MC2S3</zorder>
  <zorder>VRun_label_MC2ERM</zorder>
  <zorder>VRun_label_MC1VCU</zorder>
  <zorder>VRun_label_MC2VCU</zorder>
  <zorder>VehicleRun_forward</zorder>
  <zorder>VehicleRun_backward</zorder>
  <zorder>VRun_label_RECState2</zorder>
  <zorder>VRun_label_RECState3</zorder>
  <zorder>VRun_label_RECState4</zorder>
  <zorder>VRun_label_RECState1</zorder>
  <zorder>label_8</zorder>
  <zorder>label_9</zorder>
  <zorder>label_10</zorder>
  <zorder>label_11</zorder>
  <zorder>label_12</zorder>
  <zorder>VRun_label_MC1S1</zorder>
  <zorder>VRun_label_MC1S2</zorder>
  <zorder>VRun_label_MC2S2</zorder>
  <zorder>VRun_label_MC2S1</zorder>
  <zorder>VRun_label_TP1S1</zorder>
  <zorder>VRun_label_TP2S1</zorder>
  <zorder>VRun_label_TCUState1_2</zorder>
  <zorder>VRun_label_TCUState2_2</zorder>
  <zorder>VRun_label_TCUState3_2</zorder>
  <zorder>VRun_label_TCUState4_2</zorder>
  <zorder>VRun_label_MC1PIS</zorder>
  <zorder>VRun_label_MC2PIS</zorder>
  <zorder>VRun_label_BCUState1</zorder>
  <zorder>VRun_label_BCUState3</zorder>
  <zorder>VRun_label_BCUState4</zorder>
  <zorder>VRun_label_BCUState6</zorder>
  <zorder>VRun_label_faultpos</zorder>
  <zorder>VRun_label_faultdevice</zorder>
  <zorder>VRun_label_faultname</zorder>
  <zorder>VRun_btn_confirm</zorder>
  <zorder>VRun_btn_confirmall</zorder>
  <zorder>VRun_label_flip</zorder>
  <zorder>VRun_label_ATC1</zorder>
  <zorder>VRun_label_ATC2</zorder>
  <zorder>VRun_label_bypassALL</zorder>
  <zorder>VRun_label_bypass0speed</zorder>
  <zorder>VRun_label_bypassATCEDCU</zorder>
  <zorder>VRun_label_bypassEDCU</zorder>
 </widget>
 <resources/>
 <connections/>
</ui>
